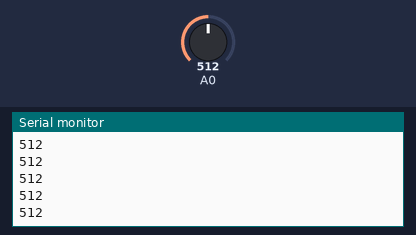
A sketch run on a simulated Arduino Leonardo, built with avr-gcc and run on an emulated ATmega32U4. Parts: the last lines printed to the serial monitor. The inputs (shaded band) are chosen by the test bench; at power-on: A0 = 512.

Above: at 1.2 s.
1.3 s: A0 set to 716
At 2.0 s:
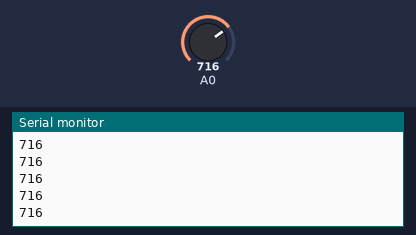
2.8 s: A0 set to 900
At 3.4 s:
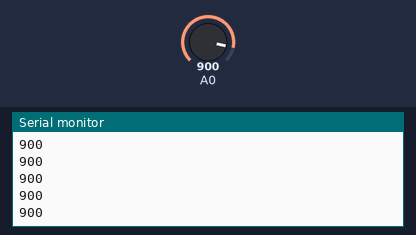
Timing chart, 0 to 5.8 s (numbered marks = the images above; inputs shaded):
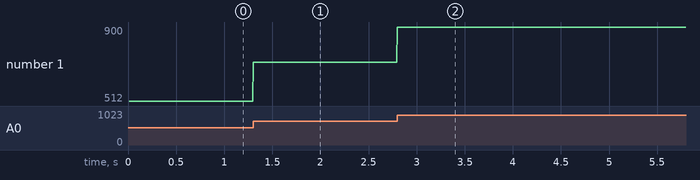

The sketch:

getsamples.ino
```cpp
#include <compat/deprecated.h>
//http://www.arduino.cc/playground/Main/FlexiTimer2
#include <FlexiTimer2.h>

#define SAMPFREQ 200                // Samplig frequency (in Hz)
#define TIMER2VAL (1000/(SAMPFREQ)) // Sampling period (in msecs)
#define BAUDRATE 115200             // Baudrate on the serial line
#define BUFLEN 80                   // Record length

// --------- Global Variables
volatile unsigned long int Basetime;

int Data;        // Data buffer (two positions)
volatile boolean full[]={false,false};   // Data buffer state
volatile unsigned char b=0;              // Ready buffer index

/*
 * Sampling function
 * Check data buffer cell is free
 * Fill buffer with data from Olimex-EKG board
 * Rotate the buffer
 */
void Timer2_Overflow_ISR() {
  int i;
  unsigned long int t;

  if ( full[b] ) {
      Serial.println("fail");
      return;
  }

  Data = analogRead(0);

  full[b]=true;
  b=b^1; //toggle 0,1 values
}

/*
 * Initializes the serial line (see constant for the Baudrate)
 * Sets the basetime for the timestamps
 * Initializes the interrupt that controls sampling
 */
void setup() {
  Serial.begin(BAUDRATE);
  while (!Serial) {
    ; // wait for serial port to connect. Needed for Leonardo only
  }
  Basetime=millis();
  noInterrupts();
  FlexiTimer2::set(TIMER2VAL, Timer2_Overflow_ISR);
  FlexiTimer2::start();
  interrupts();
}


/*
 * Check if data available
 * If there there is no data available in the data buffer,
 * proceed with another loop
 * When data is available:
 * - compute the timestamp and format as hh:mm:ss.mmm in the
 *   record string
 * - add the 6 raw data from Olimex-ECG board to the on the record
 *   string
 * - send the record on the serial line
 * - mark the current data buffer as empty
 * - proceed with another loop
 */
void loop() {
  int i=0;
  char Next=b^1;
  unsigned long int t;

  if ( full[Next] ) {

    Serial.println(Data, DEC);

    full[Next]=false;
  }
}
```

Measured:
- after the input at 1.3 s, the serial monitor: prints a new line at once (image 1)
- after the input at 2.8 s, the serial monitor: prints a new line at once (image 2)
- plotted number 1: 512 → 716 after the input at 1.3 s, 716 → 900 after the input at 2.8 s
